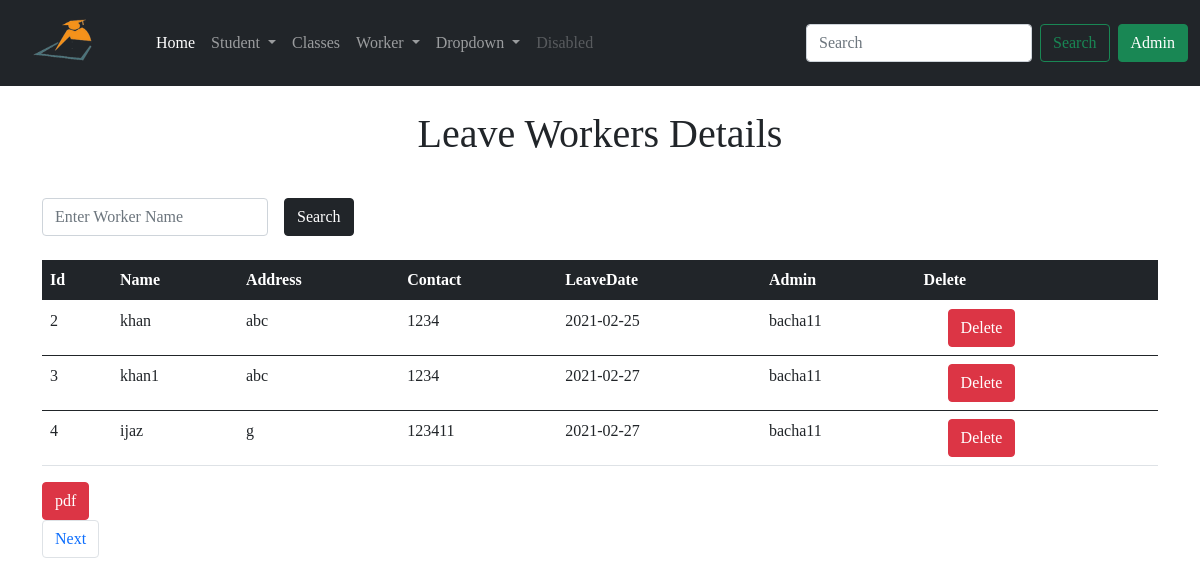
/leave_worker_detials, run on an earlier commit of the app's database.
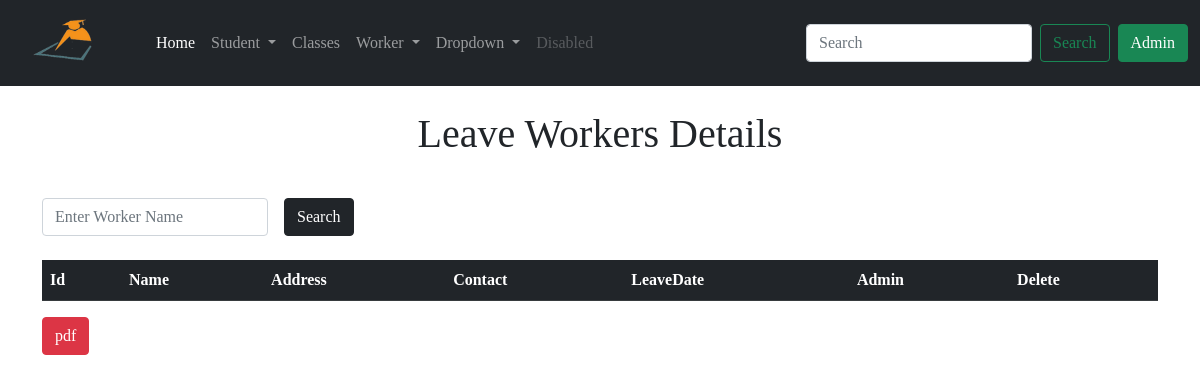
And on a later commit of the database.
### app/models.py (models this page shows, shortened)
class LeaveWorker(db.Model):
    id = db.Column(db.Integer, primary_key=True)
    leave_worker_name = db.Column(db.String(64), index=True)
    leave_worker_address = db.Column(db.String(128), index=True)
    leave_worker_contact = db.Column(db.String(64), index=True)
    leave_date = db.Column(db.DateTime, default=datetime.utcnow())
    admin_id = db.Column(db.Integer, db.ForeignKey('admin.id'))

class Admin(UserMixin, db.Model):
    id = db.Column(db.Integer, primary_key=True)
    username = db.Column(db.String(32), unique=True, index=True)
    email = db.Column(db.String(64), unique=True, index=True)
    password_hash = db.Column(db.String(128))
    join_date = db.Column(db.DateTime, default=datetime.utcnow())
    student = db.relationship('Student', backref='admin')
    leavestudent = db.relationship('LeaveStudent', backref='admin')
    teacher = db.relationship('Teacher', backref='admin')
    worker = db.relationship('Worker', backref='admin')
    leaveworker = db.relationship('LeaveWorker', backref='admin')

### app/routes.py (the view)
@app.route('/leave_worker_detials')
def leave_worker_detials():
    query = request.args.get('query')
    if query:
        leave_worker = LeaveWorker.query.filter(LeaveWorker.leave_worker_name.contains(query))
        return render_template('leave_worker.html', title='Leave Worker', leave_worker=leave_worker, query=query)
    page = request.args.get('page', 1, type=int)
    leave_worker = LeaveWorker.query.order_by(LeaveWorker.id.asc()).paginate(
        page, app.config['ENTRY_PER_PAGE'], False)
    next_url = url_for('leave_worker_detials', page=leave_worker.next_num) \
        if leave_worker.has_next else None
    prev_url = url_for('leave_worker_detials', page=leave_worker.prev_num) \
        if leave_worker.has_prev else None
    return render_template('leave_worker.html', title='Leave Worker', leave_worker=leave_worker.items, next_url=next_url, prev_url=prev_url)

### app/templates/leave_worker.html (shortened to what this page needs)
{% extends 'base.html' %}
{% block content %}
<div class="container">
  {% if query %}
  <h1 class="text-center mt-4">Search Result About! <span class="text-primary"> {{ query }} </span></h1>
  {% else %}
  <h1 class="text-center mt-4">Leave Workers Details</h1>
  {% endif %}
  <form action="" method="GET">
    <div class="row g-3 align-items-center mt-4">
      <div class="col-auto">
        <input type="search" name="query" id="inputPassword6" class="form-control" placeholder="Enter Worker Name" required>
      </div>
      <div class="col-auto">
        <button type="submit" class="btn btn-dark">Search</button>
      </div>
    </div>
  </form>
  <table class="table mt-4">
      <thead class="table-dark">
        <tr>
          <th scope="col">Id</th>
          <th scope="col">Name</th>
          <th scope="col">Address</th>
          <th scope="col">Contact</th>
          <th scope="col">LeaveDate</th>
          <th scope="col">Admin</th>
          <th scope="col">Delete</th>
        </tr>
      </thead>
      {% for worker in leave_worker %}
      <tbody>
        <tr>
          <td> {{ worker.id }}</td>
          <td> {{ worker.leave_worker_name }} </td>
          <td> {{ worker.leave_worker_address }} </td>
          <td> {{ worker.leave_worker_contact }} </td>
          <td> {{ worker.leave_date.strftime('%Y-%m-%d') }} </td>
          <td> {{ worker.admin.username }} </td>
          <td>
              <button type="button" class="btn btn-danger ms-4" data-bs-toggle="modal" data-bs-target="#exampleModal">
                  Delete
              </button>
          </td>
        </tr>
      </tbody>
      {% endfor %}
  </table>
  <form action="{{ url_for('leave_worker_pdf') }}" method="POST">
    <button type="submit" class="btn btn-danger">pdf</button>
  </form>
  <nav aria-label="Page navigation example">
    <ul class="pagination">
      {% if next_url %}
      <li class="page-item"><a class="page-link" href="{{ next_url }}">Next</a></li>
      {% endif %}
    </ul>
  </nav>
</div>
{% endblock %}

What changed in the data, as far as the page shows it:
removed LeaveWorker: id "2", leave_worker_name "khan", leave_worker_address "abc", leave_worker_contact "1234", leave_date "2021-02-25", admin.username "bacha11"
removed LeaveWorker: id "3", leave_worker_name "khan1", leave_worker_address "abc", leave_worker_contact "1234", leave_date "2021-02-27", admin.username "bacha11"
removed LeaveWorker: id "4", leave_worker_name "ijaz", leave_worker_address "g", leave_worker_contact "123411", leave_date "2021-02-27", admin.username "bacha11"
Also different on the page:
text no longer shown: "Next"
